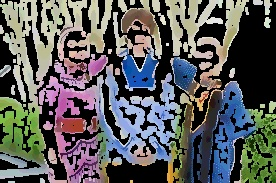
#> input picture artistic_cartoon (5).jpg, 276 x 183 px; its folder holds only this picture in this run
$ jupyter execute Artistic_Filter_App.ipynb
#> lines starting #> are read from the running program, lines starting #| are printed output that depends on the picture; after the words box and inside, x2 and y2 are one past the last pixel; in counts of white or black regions, pixels touching at a corner belong together
<a href="https://colab.research.google.com/github/areeshaaslam406/-Artistic-Filter-App/blob/main/Artistic_Filter_App.ipynb" target="_parent"></a>

[cell 1]
# =========================================================
# 🎭 Project 2 — Advanced Artistic Filters App (Colab-ready)
# - Upload an image
# - Choose from multiple artistic filters:
#   * Cartoon (multiple styles)
#   * Pencil Sketch
#   * Watercolor
#   * Oil Painting
#   * Pop Art
#   * Enhanced HD
#   * Vintage
#   * Grayscale Art
# - Adjust parameters for each filter
# - Save presets, save final image
# =========================================================

from google.colab import files
import cv2
import numpy as np
import matplotlib.pyplot as plt
import json
import os
import random

# -------------------------
# Helper: Apply various artistic filters
# -------------------------
def apply_filter(img_bgr, filter_name, **params):
    if filter_name == 'cartoon':
        return cartoonize(img_bgr, **params)
    elif filter_name == 'pencil_sketch':
        return pencil_sketch(img_bgr, **params)
    elif filter_name == 'watercolor':
        return watercolor_effect(img_bgr, **params)
    elif filter_name == 'oil_painting':
        return oil_painting(img_bgr, **params)
    elif filter_name == 'pop_art':
        return pop_art(img_bgr, **params)
    elif filter_name == 'enhanced_hd':
        return enhanced_hd(img_bgr, **params)
    elif filter_name == 'vintage':
        return vintage_effect(img_bgr, **params)
    elif filter_name == 'grayscale_art':
        return grayscale_art(img_bgr, **params)
    else:
        raise ValueError(f"Unknown filter: {filter_name}")

def cartoonize(
    img_bgr,
    bilateral_iters=5,     # how many times to apply bilateral filter
    bilateral_d=9,         # diameter of each pixel neighborhood
    bilateral_sigmaColor=75,
    bilateral_sigmaSpace=75,
    median_ksize=7,        # median blur kernel for edge detection (odd)
    use_canny=False,       # if True use Canny for edges, else adaptive threshold
    canny_thr1=100,
    canny_thr2=200,
    edge_dilate=1,         # dilate edges to make them bolder
    posterize_levels=None  # if int -> reduce color levels (e.g., 8)
):
    # 1) smooth colors by repeating bilateral filtering
    smooth = img_bgr.copy()
    for _ in range(max(1, bilateral_iters)):
        smooth = cv2.bilateralFilter(smooth, bilateral_d, bilateral_sigmaColor, bilateral_sigmaSpace)

    # Optional: posterize (reduce number of color values) to get flat regions
    if posterize_levels and posterize_levels > 1:
        factor = 256 // posterize_levels
        smooth = (smooth // factor) * factor
        smooth = smooth.astype(np.uint8)

    # 2) prepare edges
    gray = cv2.cvtColor(img_bgr, cv2.COLOR_BGR2GRAY)
    gray_blur = cv2.medianBlur(gray, median_ksize)

    if use_canny:
        edges = cv2.Canny(gray_blur, canny_thr1, canny_thr2)
        if edge_dilate > 0:
            kernel = cv2.getStructuringElement(cv2.MORPH_RECT, (edge_dilate*2+1, edge_dilate*2+1))
            edges = cv2.dilate(edges, kernel, iterations=1)
    else:
        edges = cv2.adaptiveThreshold(
            gray_blur, 255,
            cv2.ADAPTIVE_THRESH_MEAN_C,
            cv2.THRESH_BINARY,
            9, 2
        )
        edges = cv2.bitwise_not(edges)
        if edge_dilate > 0:
            kernel = cv2.getStructuringElement(cv2.MORPH_RECT, (edge_dilate*2+1, edge_dilate*2+1))
            edges = cv2.dilate(edges, kernel, iterations=1)

    if edges.ndim == 2:
        mask = cv2.cvtColor(edges, cv2.COLOR_GRAY2BGR)
    else:
        mask = edges

    cartoon_bgr = cv2.bitwise_and(smooth, mask)
    return cartoon_bgr

# [16 lines left out: functions pencil_sketch, watercolor_effect, not called in this run]

def oil_painting(img_bgr, size=7, dynRatio=1):
    return cv2.xphoto.oilPainting(img_bgr, size=size, dynRatio=dynRatio)

# [68 lines left out: functions pop_art, enhanced_hd, vintage_effect, grayscale_art, not called in this run]

# -------------------------
# Default presets
# -------------------------
default_presets = {
    "soft_cartoon": {
        "filter": "cartoon",
        "params": {
            "bilateral_iters": 4, "bilateral_d": 9, "bilateral_sigmaColor": 75, "bilateral_sigmaSpace": 75,
            "median_ksize": 7, "use_canny": False, "edge_dilate": 1, "posterize_levels": 12
        }
    },
    "strong_cartoon": {
        "filter": "cartoon",
        "params": {
            "bilateral_iters": 7, "bilateral_d": 9, "bilateral_sigmaColor": 100, "bilateral_sigmaSpace": 100,
            "median_ksize": 7, "use_canny": False, "edge_dilate": 2, "posterize_levels": 8
        }
    },
    "pencil_sketch": {
        "filter": "pencil_sketch",
        "params": {"invert": True, "blur_ksize": 21, "edge_ksize": 3}
    },
    "watercolor": {
        "filter": "watercolor",
        "params": {"bilateral_iter": 3, "bilateral_d": 9, "sigmaColor": 50, "sigmaSpace": 50, "median_ksize": 5}
    },
    "oil_painting": {
        "filter": "oil_painting",
        "params": {"size": 7, "dynRatio": 1}
    },
    "pop_art": {
        "filter": "pop_art",
        "params": {"num_colors": 8, "edge_thickness": 2}
    },
    "hd_enhanced": {
        "filter": "enhanced_hd",
        "params": {"clarity": 1.5, "brightness": 0, "contrast": 1.1}
    },
    "vintage": {
        "filter": "vintage",
        "params": {"sepia_strength": 0.8, "vignette_strength": 0.7, "noise_strength": 0.05}
    },
    "grayscale_art": {
        "filter": "grayscale_art",
        "params": {"blur_ksize": 5, "edge_ksize": 3, "stylize": True}
    }
}

# Save presets file helper
PRESET_FILENAME = "artistic_presets.json"
if os.path.exists(PRESET_FILENAME):
    try:
        with open(PRESET_FILENAME, "r") as f:
            saved_presets = json.load(f)
            default_presets.update(saved_presets)
    except Exception:
        pass  # ignore corrupt file

# -------------------------
# 0) Upload image
# -------------------------
print("Upload image to apply artistic filter:")
up = files.upload()
#> the answer given: artistic_cartoon (5).jpg
img_path = list(up.keys())[0]

img_bgr = cv2.imread(img_path)
#> img_bgr is the input picture: shape (183, 276, 3); mean B, G, R 91.9, 91.8, 90.9
if img_bgr is None:
    raise ValueError("Could not read the image. Re-upload a valid JPG/PNG.")

# -------------------------
# 1) Ask user to choose filter
# -------------------------
print("\nAvailable filters:")
for i, preset in enumerate(default_presets.keys()):
    print(f"{i+1}. {preset}")

choice = input("\nType filter name to use, 'list' to see details, 'save' to save current as preset, or 'custom' to enter params: ").strip()
#> the answer given: out.png

params = None
filter_name = None

if choice == "list":
    print(json.dumps(default_presets, indent=2))
    choice = input("Now type filter name to use or 'custom': ").strip()

if choice in default_presets:
    filter_name = default_presets[choice]["filter"]
    params = default_presets[choice]["params"]
    print(f"Using preset: {choice}")
elif choice == "custom":
    print("\nAvailable filter types: cartoon, pencil_sketch, watercolor, oil_painting, pop_art, enhanced_hd, vintage, grayscale_art")
    filter_name = input("Enter filter type: ").strip()

    if filter_name not in ['cartoon', 'pencil_sketch', 'watercolor', 'oil_painting', 'pop_art', 'enhanced_hd', 'vintage', 'grayscale_art']:
        print("Unknown filter, using 'soft_cartoon'")
        filter_name = default_presets["soft_cartoon"]["filter"]
        params = default_presets["soft_cartoon"]["params"]
    else:
        params = {}
        # Get basic parameters for the selected filter
        if filter_name == 'cartoon':
            params['bilateral_iters'] = int(input("bilateral_iters (e.g., 4): ") or "4")
            params['bilateral_d'] = int(input("bilateral_d (odd, e.g., 9): ") or "9")
            params['bilateral_sigmaColor'] = float(input("bilateral_sigmaColor (e.g., 75): ") or "75")
            params['bilateral_sigmaSpace'] = float(input("bilateral_sigmaSpace (e.g., 75): ") or "75")
            params['median_ksize'] = int(input("median_ksize (odd, e.g., 7): ") or "7")
            params['use_canny'] = input("use_canny? (y/N): ").strip().lower() == "y"
            if params['use_canny']:
                params['canny_thr1'] = int(input("canny_thr1 (e.g., 100): ") or "100")
                params['canny_thr2'] = int(input("canny_thr2 (e.g., 200): ") or "200")
            params['edge_dilate'] = int(input("edge_dilate (e.g., 1): ") or "1")
            posterize_levels_in = input("posterize_levels (int or blank for none, e.g., 8): ").strip()
            params['posterize_levels'] = int(posterize_levels_in) if posterize_levels_in else None
        elif filter_name == 'pencil_sketch':
            params['invert'] = input("invert sketch? (Y/n): ").strip().lower() != "n"
            params['blur_ksize'] = int(input("blur kernel size (odd, e.g., 21): ") or "21")
            params['edge_ksize'] = int(input("edge kernel size (odd, e.g., 3): ") or "3")
        elif filter_name == 'watercolor':
            params['bilateral_iter'] = int(input("bilateral iterations (e.g., 3): ") or "3")
            params['bilateral_d'] = int(input("bilateral_d (odd, e.g., 9): ") or "9")
            params['sigmaColor'] = float(input("sigmaColor (e.g., 50): ") or "50")
            params['sigmaSpace'] = float(input("sigmaSpace (e.g., 50): ") or "50")
            params['median_ksize'] = int(input("median_ksize (odd, e.g., 5): ") or "5")
        elif filter_name == 'oil_painting':
            params['size'] = int(input("brush size (e.g., 7): ") or "7")
            params['dynRatio'] = float(input("dynRatio (e.g., 1.0): ") or "1.0")
        elif filter_name == 'pop_art':
            params['num_colors'] = int(input("number of colors (e.g., 8): ") or "8")
            params['edge_thickness'] = int(input("edge thickness (e.g., 2): ") or "2")
        elif filter_name == 'enhanced_hd':
            params['clarity'] = float(input("clarity (e.g., 1.5): ") or "1.5")
            params['brightness'] = int(input("brightness (-100 to 100, e.g., 0): ") or "0")
            params['contrast'] = float(input("contrast (e.g., 1.1): ") or "1.1")
        elif filter_name == 'vintage':
            params['sepia_strength'] = float(input("sepia strength (0-1, e.g., 0.8): ") or "0.8")
            params['vignette_strength'] = float(input("vignette strength (0-1, e.g., 0.7): ") or "0.7")
            params['noise_strength'] = float(input("noise strength (0-0.2, e.g., 0.05): ") or "0.05")
        elif filter_name == 'grayscale_art':
            params['blur_ksize'] = int(input("blur kernel size (odd, e.g., 5): ") or "5")
            params['edge_ksize'] = int(input("edge kernel size (odd, e.g., 3): ") or "3")
            params['stylize'] = input("apply stylization? (Y/n): ").strip().lower() != "n"

        # Option to save this custom as preset
        save_choice = input("\nSave these params as a new preset? (y/N): ").strip().lower()
        if save_choice == "y":
            name = input("Preset name: ").strip()
            if name:
                default_presets[name] = {
                    "filter": filter_name,
                    "params": params
                }
                with open(PRESET_FILENAME, "w") as f:
                    json.dump({k:v for k,v in default_presets.items()}, f, indent=2)
                print(f"Saved preset '{name}' to {PRESET_FILENAME}")
else:
    print("Unknown choice — falling back to 'soft_cartoon'.")
    filter_name = default_presets["soft_cartoon"]["filter"]
    params = default_presets["soft_cartoon"]["params"]

# -------------------------
# 2) Apply selected filter
# -------------------------
result = apply_filter(img_bgr, filter_name, **params)
#> the loop in cartoonize, `for _ in range(max(1, bilateral_iters)):` made 4 passes
#> pass 2, in cartoonize, `smooth = cv2.bilateralFilter(smooth, bilateral_d, bilateral_sigmaColor..`:
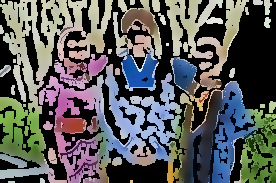
#> smooth: shape (183, 276, 3); mean B, G, R 91.5, 91.4, 90.5
#> in cartoonize, `smooth = (smooth // factor) * factor`:
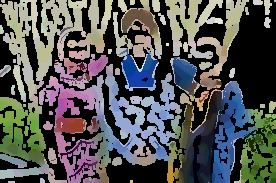
#> smooth: shape (183, 276, 3); mean B, G, R 84.4, 84.9, 83.6
#> in cartoonize, `gray = cv2.cvtColor(img_bgr, cv2.COLOR_BGR2GRAY)`:
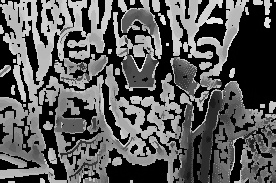
#> gray: shape (183, 276); min 0, max 236, mean 91.6
#> in cartoonize, `gray_blur = cv2.medianBlur(gray, median_ksize)`:
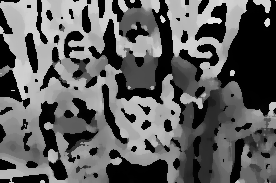
#> gray_blur: shape (183, 276); min 0, max 230, mean 95
#> in cartoonize, `edges = cv2.adaptiveThreshold( gray_blur, 255, cv2.ADAPTIVE_THRESH_MEA..`:
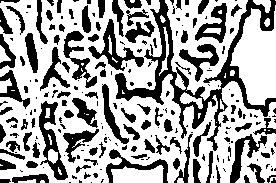
#> edges: shape (183, 276); 64.9% white; 222 black regions (124 under 20 px), largest, box (x1, y1, x2, y2) and area: (115, 0, 276, 151) 4120, (39, 101, 68, 180) 841, (88, 19, 144, 71) 750
#> in cartoonize, `edges = cv2.dilate(edges, kernel, iterations=1)`:
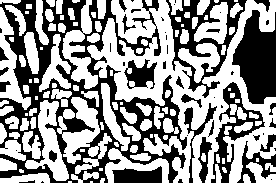
#> edges: shape (183, 276); 57.6% white; 50 black regions (23 under 20 px), largest, box (x1, y1, x2, y2) and area: (0, 0, 187, 183) 11459, (232, 10, 276, 104) 2705, (166, 0, 247, 98) 2303
#> in cartoonize, `cartoon_bgr = cv2.bitwise_and(smooth, mask)`:
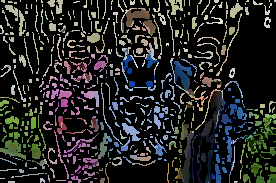
#> cartoon_bgr: shape (183, 276, 3); mean B, G, R 36.6, 36.9, 36.4

# -------------------------
# 3) Save & preview
# -------------------------
out_name = f"artistic_{filter_name}.jpg"
cv2.imwrite(out_name, result)
print(f"Saved: {out_name}")

# Display side-by-side (convert BGR->RGB for matplotlib)
img_rgb = cv2.cvtColor(img_bgr, cv2.COLOR_BGR2RGB)
result_rgb = cv2.cvtColor(result, cv2.COLOR_BGR2RGB)

plt.figure(figsize=(12,6))
plt.subplot(1,2,1); plt.imshow(img_rgb); plt.title("Original"); plt.axis("off")
plt.subplot(1,2,2); plt.imshow(result_rgb); plt.title(f"Artistic: {filter_name}"); plt.axis("off")
plt.tight_layout(); plt.show()

# Offer download
files.download(out_name)

$ run again, on artistic_pop_art.jpg
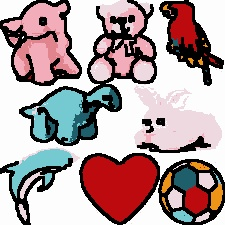
#> input picture artistic_pop_art.jpg, 225 x 225 px
#> img_bgr is the input picture: shape (225, 225, 3); mean B, G, R 157.1, 155.3, 175.3
#> in cartoonize, `edges = cv2.adaptiveThreshold( gray_blur, 255, cv2.ADAPTIVE_THRESH_MEA..`:
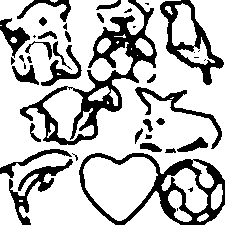
#> edges: shape (225, 225); 74.9% white; 42 black regions (13 under 20 px), largest, box (x1, y1, x2, y2) and area: (20, 0, 157, 145) 3721, (79, 153, 225, 225) 2698, (160, 0, 224, 85) 1409
#> mask: shape (225, 225, 3); 38.5% white; 22 white regions (1 under 20 px), largest, box (x1, y1, x2, y2) and area: (19, 0, 158, 146) 5598, (78, 152, 225, 225) 4030, (0, 17, 83, 87) 2374
#> in cartoonize, `cartoon_bgr = cv2.bitwise_and(smooth, mask)`:
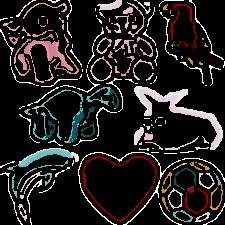
#> cartoon_bgr: shape (225, 225, 3); mean B, G, R 30, 30.1, 33.7
